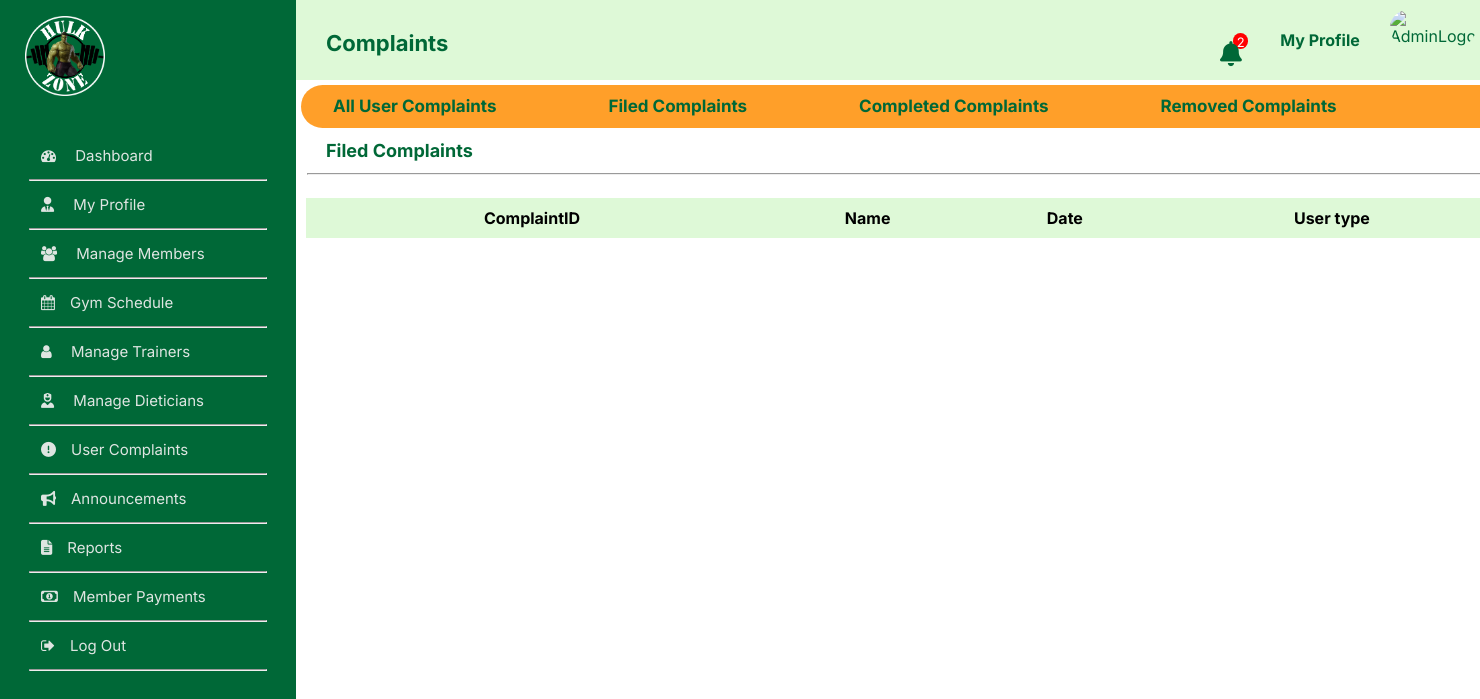
/admin/filedComplaints.php (signed in), run on an earlier commit of the app's database.
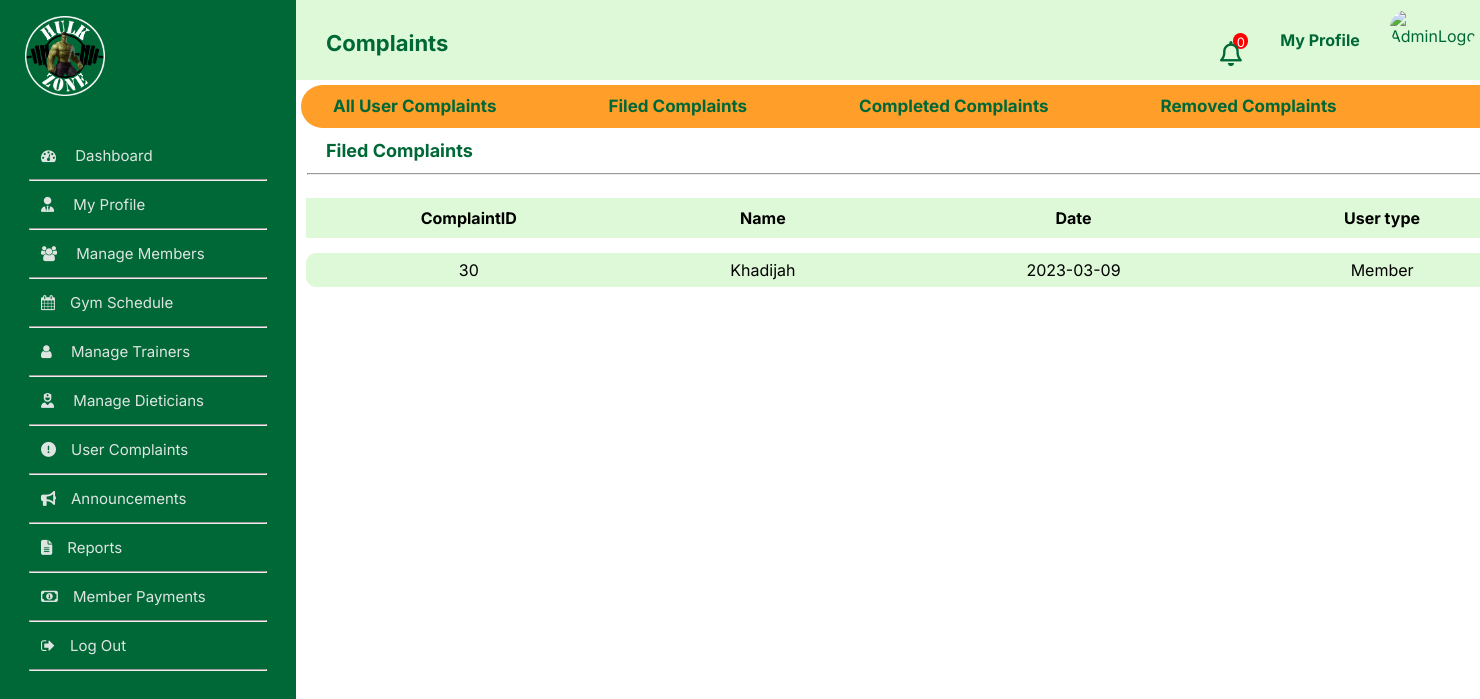
And on a later commit of the database.
### tables this page shows
CREATE TABLE `complaint` (
  `complaintID` int NOT NULL,
  `subject` varchar(200) NOT NULL,
  `description` text NOT NULL,
  `status` varchar(100) NOT NULL,
  `dateReported` date NOT NULL,
  `actionTaken` text,
  `userID` int NOT NULL,
  `evidence` text
);

CREATE TABLE `user` (
  `userID` int NOT NULL,
  `fName` text NOT NULL,
  `lName` text NOT NULL,
  `NIC` text NOT NULL,
  `gender` varchar(50) NOT NULL,
  `profilePhoto` text,
  `dateOfBirth` date NOT NULL,
  `roles` int NOT NULL,
  `statuses` int NOT NULL,
  `contactNumber` int NOT NULL,
  `streetNumber` varchar(255) DEFAULT NULL,
  `addressLine01` text,
  `addressLine02` text,
  `city` text,
  `pw` varchar(255) NOT NULL,
  `created_at` date NOT NULL,
  `email` varchar(50) NOT NULL
);

### admin/notiCount.php (called while the page is built)
<?php
include('../connect.php');
$userID = $_SESSION['userID'];
$sqlQuery = "SELECT COUNT(*) AS count FROM usernotifications WHERE userID = '$userID' AND status = '0'";
$sqlQueryresult = mysqli_query($conn, $sqlQuery);
$count = mysqli_fetch_assoc($sqlQueryresult)['count'];
?>

### admin/filedComplaints.php (the view, shortened to what this page needs)
<?php
include('setAdminProfilePic.php');
include('notiCount.php');
?>
<!DOCTYPE html>
<html lang="en">
<head>
    <link rel="stylesheet" href="css/header.css">
    <link rel="stylesheet" href="css/sideBar.css">
    <link rel="stylesheet" href="css/table.css">
    <link rel="stylesheet" href="https://cdnjs.cloudflare.com/ajax/libs/font-awesome/4.7.0/css/font-awesome.min.css">
</head>
<body>
<?php
include('../admin/sideBar.php');
?>
<div class="right">
    <div class="content" >
        <div class="contentLeft">
            <p class="title">Complaints</p>
        </div>
        <div>
        <div class="notification" style="margin-left: 657px;top:0px;" >
          <?php
          include 'notifications.php';
          ?>
        </div>
      </div>
      <div class="notiCount" style="padding-top: 20px;margin-left:785px;" >
        <p ><?php echo $count; ?></p>
      </div>
      <div class="contentMiddle" style="margin-left:30px;width: 120px;">
        <p class="myProfile" >My Profile</p>
      </div>
      <div class="contentRight" style="margin-left: 0px;"><img src="<?php echo $profilePictureLink ?>" alt="AdminLogo" class="adminLogo"></div>
    </div>
    <div class="down">
        <div class="topic" style="display: flex;flex-direction:row;">
        <a href="manageComplaints.php" class="linkToptopic"><div class="topTopics"><h1  class="topTopic" >All User Complaints</h1></div></a>
        <a href="filedComplaints.php" class="linkToptopic"><div class="topTopics"><h1 class="topTopic">Filed Complaints</h1></div></a>
        <a href="completedComplaints.php" class="linkToptopic"><div class="topTopics"><h1 class="topTopic">Completed Complaints</h1></div></a>
        <a href="ignoredComplaints.php" class="linkToptopic"><div class="topTopics" ><h1 class="topTopic" >Removed Complaints</h1></div></a>
        </div>
        <div>
        <div ><h1 class="titlebelow" >Filed Complaints</h1></div>
        </div>
        <hr style="width: 98%;">
        <div class="tableAnnouncements">
            <table class="announcements">
                <tr>
                   <th>ComplaintID</th>
                   <th>Name</th>
                   <th>Date</th>
                   <th>User type</th>
                </tr>
                <?php
                    include('../../HulkZone/connect.php');
                    $sql="SELECT complaint.complaintID, user.fName, complaint.dateReported,complaint.status,
                    CASE user.roles
                        WHEN 1 THEN 'Member'
                        WHEN 2 THEN 'Trainer'
                        WHEN 3 THEN 'Dietician'
                        ELSE 'Unknown'
                    END as userType
             FROM complaint
             INNER JOIN user ON complaint.userID = user.userID
             WHERE complaint.status = 'Filed'";
             $result = mysqli_query($conn, $sql);
                    while ($row = $result->fetch_assoc()) {
                        echo"
                    <tr>
                   <td>$row[complaintID]</td>
                   <td>$row[fName]</td>
                   <td>$row[dateReported]</td>
                   <td>$row[userType]</td>
                </tr>";
                    }
                ?>
            </table>
        </div>
    </div>
    </div>
    </body>
</html>

### admin/notifications.php (shortened to what this page needs)
<?php
include '../connect.php';
$userID = $_SESSION['userID'];
$sqlQuery1 = "SELECT * FROM notifications JOIN usernotifications ON notifications.notificationsID = usernotifications.notificationsID WHERE usernotifications.userID = '$userID' AND usernotifications.status = '0'";
$sqlQueryresult1 = mysqli_query($conn, $sqlQuery1);
?>
<!DOCTYPE html>
<html lang="en">
<head>
</head>
<body>
    <?php
    if (mysqli_num_rows($sqlQueryresult1) > 0) {
        echo "
        <button onclick=\"document.getElementById('noti').style.display='block'\" class='notificationBtn'>
        <i class='fas fa-bell'></i>
        </button>
        ";
    } else {
        echo "
        <button onclick=\"document.getElementById('noti').style.display='block'\" class='notificationBtn'>
        <i class='far fa-bell'></i>
        </button>
        ";
    }
    ?>
</body>
</html>

What changed in the data, as far as the page shows it:
added complaint: complaintID "30", userID.fName "Khadijah", dateReported "2023-03-09", row "Member"
Also different on the page:
$count: "2" → "0"
